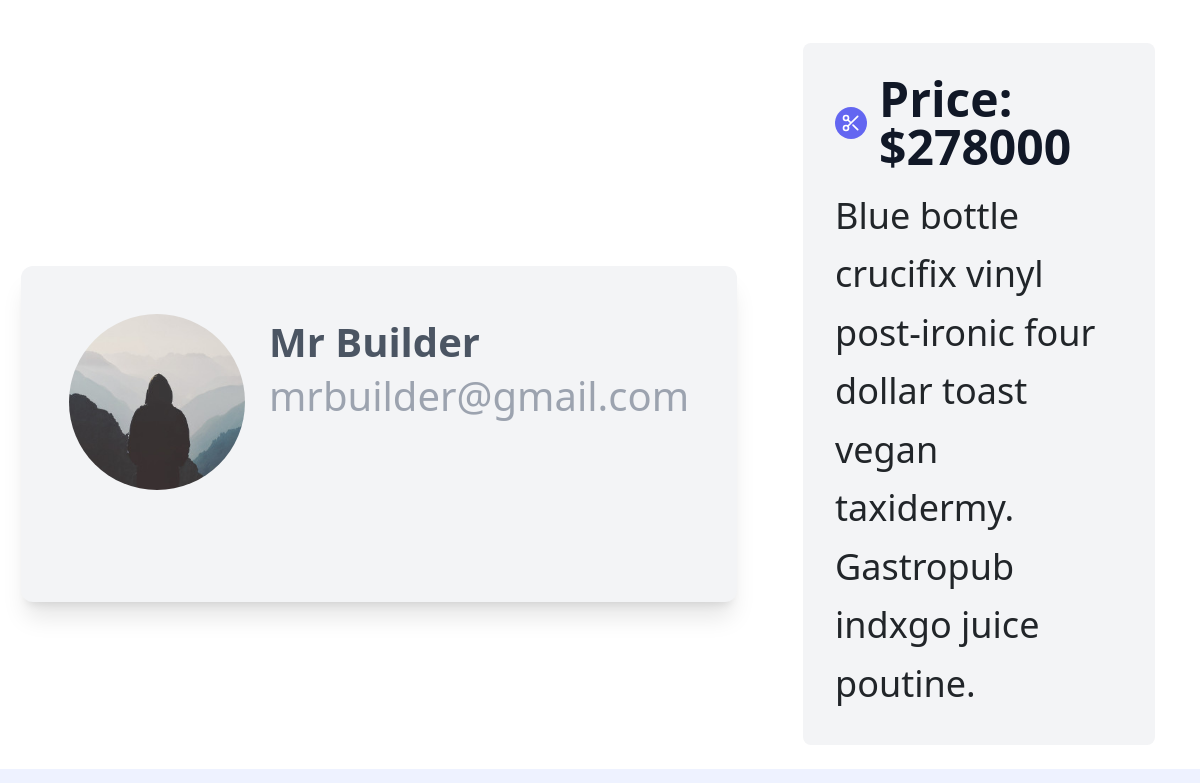
The page /post/13/ (middle part) on the database as committed earlier.
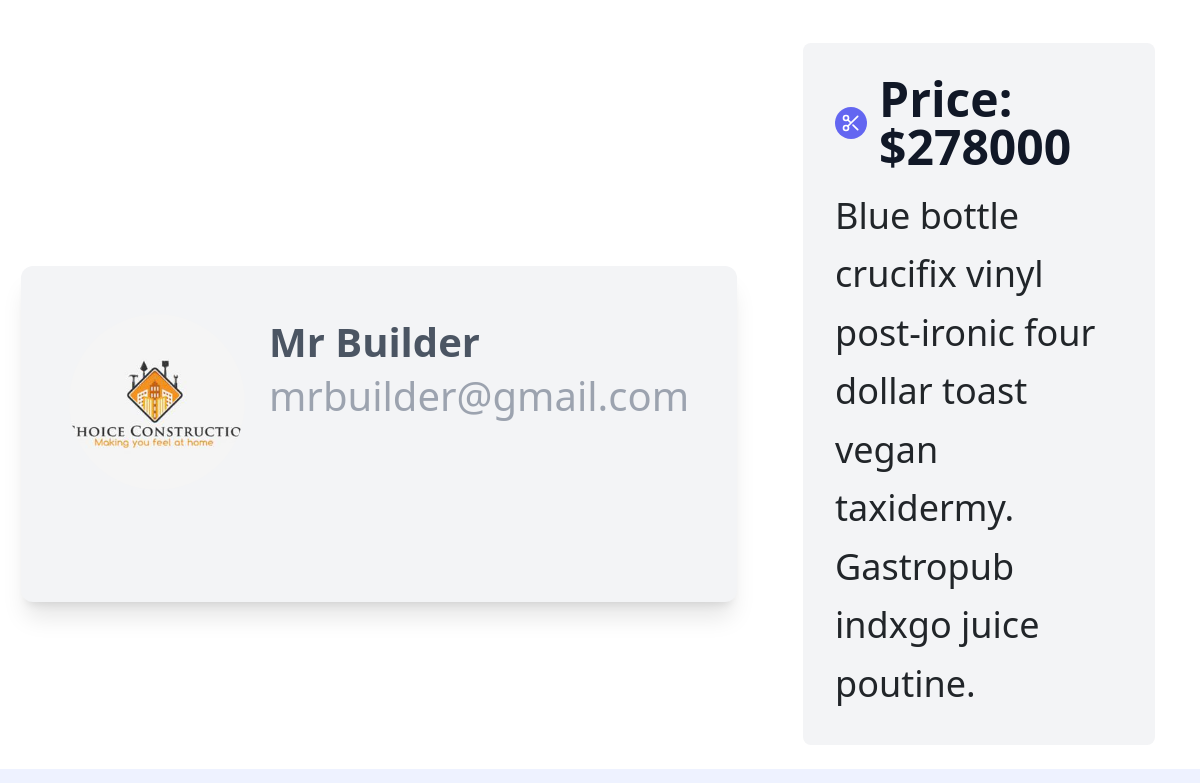
The same page on the database as committed later.
### posts/models.py (models this page shows, shortened)
class Post(models.Model):
    post_pic1 = models.FileField(default='empty.jpg',null=True,blank=True,upload_to='post-pic1/')
    post_pic2 = models.FileField(default='empty.jpg',null=True,blank=True,upload_to='post-pic2/')
    post_pic3 = models.FileField(default='empty.jpg',null=True,blank=True,upload_to='post-pic3/')
    post_pic4 = models.FileField(default='empty.jpg',null=True,blank=True,upload_to='post-pic4/')
    post_pic5 = models.FileField(default='empty.jpg',null=True,blank=True,upload_to='post-pic5/')
    post_pic6 = models.FileField(default='empty.jpg',null=True,blank=True,upload_to='post-pic6/')
    address = models.CharField(max_length=100,default='')
    price = models.IntegerField(default=0)
    use_for = models.IntegerField(default=0)
    map = models.CharField(max_length=400, default='')
    MSZoning = models.CharField(max_length=50, default='')
    LotFrontage = models.IntegerField(default=0)
    LotArea = models.IntegerField(default=0)
    BldgType = models.CharField(max_length=50, default='')
    OverallQual = models.CharField(max_length=50, default='')
    OverallCond = models.CharField(max_length=50, default='')
    YearBuilt = models.IntegerField(default=0)
    RoofStyle = models.CharField(max_length=50, default='')
    RoofMatl = models.CharField(max_length=50, default='')
    Exterior1st = models.CharField(max_length=50, default='')
    Exterior2nd = models.CharField(max_length=50, default='')
    ExterQual = models.CharField(max_length=50, default='')
    ExterCond = models.CharField(max_length=50, default='')
    Foundation = models.CharField(max_length=50, default='')
    BsmtQual = models.CharField(max_length=50, default='')
    BsmtCond = models.CharField(max_length=50, default='')
    TotalBsmtSF = models.IntegerField(default=0)
    CentralAir = models.CharField(max_length=50, default='')
    FirstFlrSF = models.IntegerField(default=0)
    SecondFlrSF = models.IntegerField(default=0)
    GrLivArea = models.IntegerField(default=0)
    KitchenQual = models.CharField(max_length=50, default='')
    TotRmsAbvGrd = models.IntegerField(default=0)
    GarageType = models.CharField(max_length=50, default='')
    GarageCars = models.IntegerField(default=0)
    GarageArea = models.IntegerField(default=0)
    GarageQual = models.CharField(max_length=50, default='')
    GarageCond = models.CharField(max_length=50, default='')
    PoolArea = models.IntegerField(default=0)
    MiscVal = models.IntegerField(default=0)
    SaleType = models.CharField(max_length=50,default='')
    SaleCondition = models.CharField(max_length=50, default='')
    date_posted = models.DateTimeField(default=timezone.now)
    author = models.ForeignKey(User, on_delete=models.CASCADE)

### users/models.py (models this page shows, shortened)
class Profile(models.Model):
    user = models.OneToOneField(User, on_delete=models.CASCADE)
    image = models.ImageField(default='default.jpg',upload_to='profile_pic')
    bio = models.CharField(default='',max_length=100)

### posts/views.py (the view)
# urls.py: path("post/<int:pk>/", PostDetailView.as_view(), name='post-detail'),
class PostDetailView(DetailView):
    model = Post

### posts/templates/posts/post_detail.html (shortened to what this page needs)
{% extends "posts/base.html" %}
{% block content %}
    <section class="text-gray-600 body-font">
        <div class="container py-6 mx-auto flex flex-wrap">
        </div>
    </section>
    <div class="flex justify-content-around items-center">
    <span class="dark:bg-slate-800 gap-6 flex justify-center pt-20 fs-1">
      <div
              class="bg-gray-100 dark:bg-gray-700 relative shadow-xl overflow-hidden hover:shadow-2xl group rounded-xl p-5 transition-all duration-500 transform">
        <div class="flex items-center gap-4">
          <img src="{{ object.author.profile.image.url }}"
               class="w-44 h-44 group-hover:w-36 group-hover:h-36 h-32 object-center object-cover rounded-full transition-all duration-500 delay-500 transform"/>
          <div class="w-fit transition-all transform duration-500">
            <h1 class="text-gray-600 dark:text-gray-200 font-bold">
              {{ object.author }}
            </h1>
            <p class="text-gray-400">{{ object.author.email }}</p>
          </div>
        </div>
          <div class="flex justify-center align-center h-12 py-8">
          </div>
  </div>
</span>
        <div class="p-4 md:w-1/3">
            <div class="flex rounded-lg h-full bg-gray-100 p-8 flex-col">
                <div class="flex items-center mb-3">
                    <div class="w-8 h-8 mr-3 inline-flex items-center justify-center rounded-full bg-indigo-500 text-white flex-shrink-0">
                        <svg fill="none" stroke="currentColor" stroke-linecap="round" stroke-linejoin="round"
                             stroke-width="2" class="w-5 h-5" viewBox="0 0 24 24">
                            <circle cx="6" cy="6" r="3"></circle>
                            <circle cx="6" cy="18" r="3"></circle>
                            <path d="M20 4L8.12 15.88M14.47 14.48L20 20M8.12 8.12L12 12"></path>
                        </svg>
                    </div>
                    <h2 class="text-gray-900 text-5xl title-font font-bold">Price: ${{ object.price }}</h2>
                </div>
                <div class="flex-grow">
                    <p class="leading-relaxed text-4xl">Blue bottle crucifix vinyl post-ironic four dollar toast vegan
                        taxidermy. Gastropub indxgo juice poutine.</p>
                </div>
            </div>
        </div>
    </div>
    <section class="bg-indigo-50 dark:bg-gray-900 p-3 sm:p-5">
    </section>
{% endblock content %}

Rows that differ between the two databases and show on the page:
changed through a linked row, Post "Mr Builder": author.profile.image: picture added in place of a placeholder
